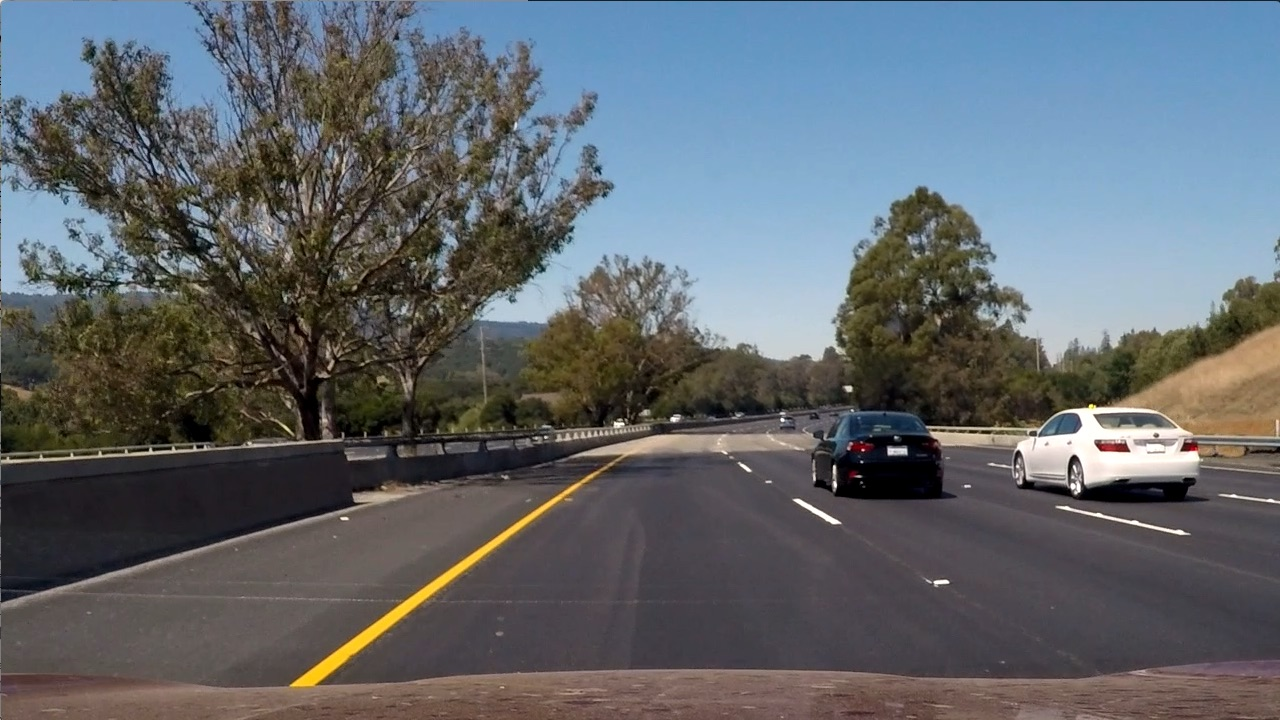
#> input picture advanced_lane_finding/test_images/test6.jpg, 1280 x 720 px
$ python image_warping.py
#> lines starting #> are read from the running program, lines starting #| are printed output that depends on the picture; after the words box and inside, x2 and y2 are one past the last pixel; in counts of white or black regions, pixels touching at a corner belong together
### advanced_lane_finding/color_spaces.py
import numpy as np
import cv2
import matplotlib.pyplot as plt


def hls_s_thresh(img, thresh=(0, 255)):
    # Convert to HLS color space
    hls = cv2.cvtColor(img, cv2.COLOR_RGB2HLS)

    # Create an object encapsulating the CLAHE parameters
    clahe = cv2.createCLAHE(clipLimit=2.0, tileGridSize=(50, 50))
    hls[:, :, 2] = clahe.apply(hls[:, :, 2])

    # Create binary output mask
    binary_output = np.zeros_like(img[:, :, 0])
    binary_output[(hls[:, :, 2] >= thresh[0]) & (hls[:, :, 2] <= thresh[1])] = 1

    return binary_output


# [37 lines left out: functions rgb_r_thresh, hsv_h_thresh, hsv_v_thresh, not called in this run]


# [30 lines that do not run on import are left out]

### advanced_lane_finding/image_warping.py
import numpy as np
import cv2
import matplotlib.pyplot as plt
from color_spaces import hls_s_thresh


def warp_image(bin_image):
    # Width
    w = bin_image.shape[1]
    # Height
    h = bin_image.shape[0]

    src = np.float32([[(w / 2) - 60, h / 2 + 100],
                      [((w / 6) - 10), h],
                      [(w * 5 / 6) + 10, h],
                      [(w / 2 + 60), h / 2 + 100]])

    dst = np.float32([[(w / 4), 0],
                      [(w / 4), h],
                      [(w * 3 / 4), h],
                      [(w * 3 / 4), 0]])

    M = cv2.getPerspectiveTransform(src, dst)
    Minv = cv2.getPerspectiveTransform(dst, src)

    warped_image = cv2.warpPerspective(bin_image, M, bin_image.shape[::-1])

    return warped_image, M, Minv

if __name__ == "__main__":
    img = cv2.imread("./test_images/test6.jpg", cv2.IMREAD_UNCHANGED)
#> img is the input picture: shape (720, 1280, 3); mean B, G, R 107.9, 102.6, 97
    bin_img = hls_s_thresh(img, (120, 255))
#> in hls_s_thresh, `hls = cv2.cvtColor(img, cv2.COLOR_RGB2HLS)`: hls: shape (720, 1280, 3); mean of channels 0, 1, 2 82.4, 102.2, 57.5
#> in hls_s_thresh, `hls[:, :, 2] = clahe.apply(hls[:, :, 2])`: hls: shape (720, 1280, 3); mean of channels 0, 1, 2 82.4, 102.2, 79.5
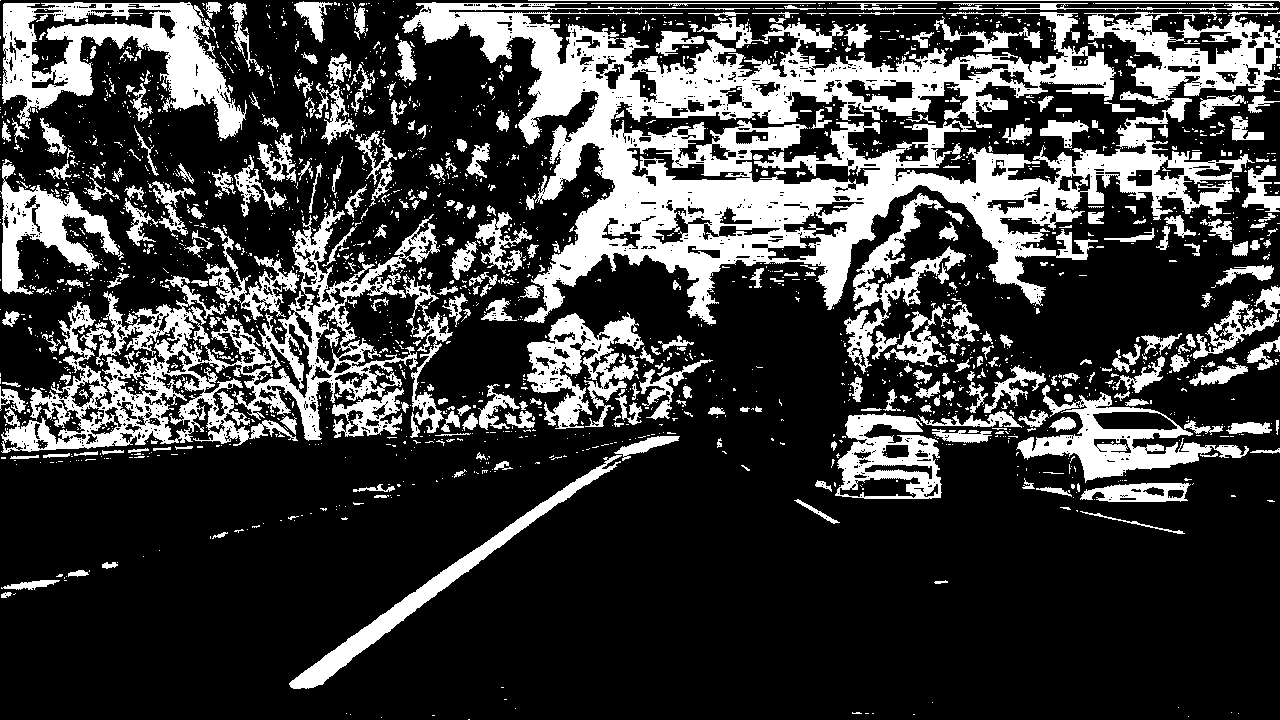
#> bin_img: shape (720, 1280); values 0 (black) and 1 (white), 24.8% white; 2380 white regions (2019 under 20 px), largest, box (x1, y1, x2, y2) and area: (402, 2, 1255, 325) 84325, (1, 209, 440, 453) 27692, (2, 2, 247, 139) 13394
    warped, M, Minv = warp_image(bin_img)
#> in warp_image, `warped_image = cv2.warpPerspective(bin_image, M, bin_image.shape[::-1])`:
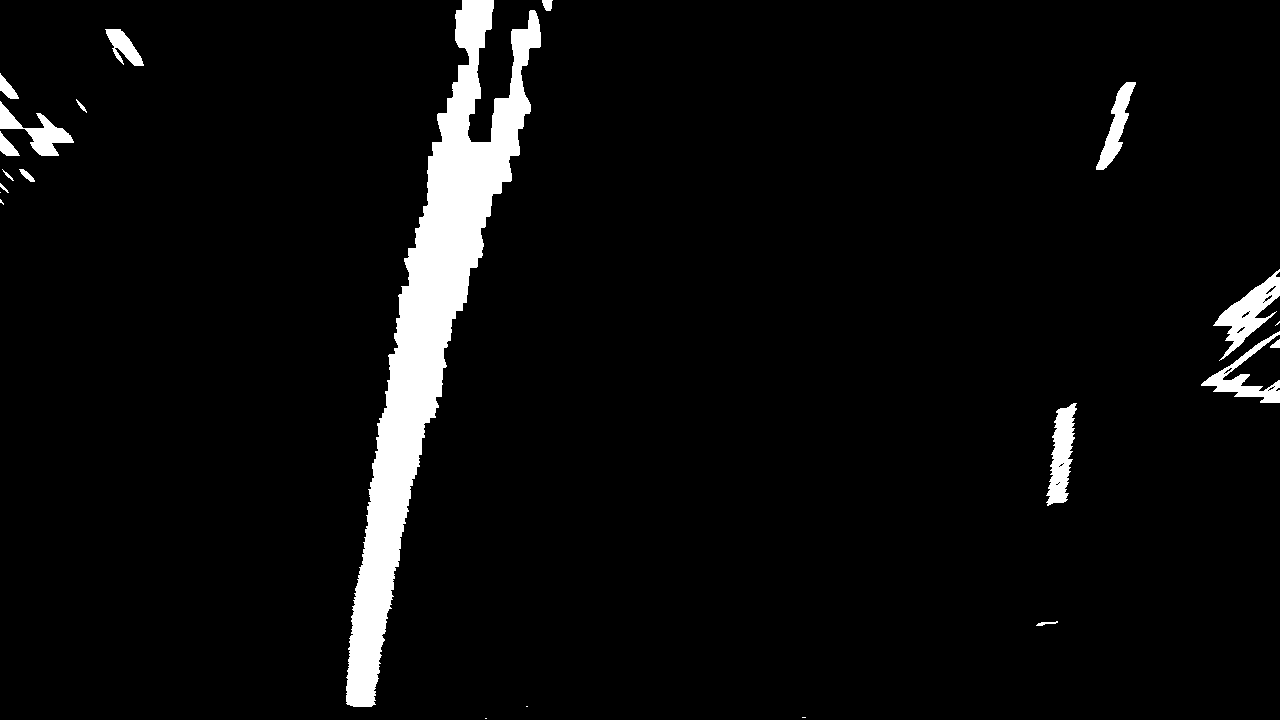
#> warped_image: shape (720, 1280); values 0 (black) and 1 (white), 4.9% white; 22 white regions (6 under 20 px), largest, box (x1, y1, x2, y2) and area: (346, 0, 541, 707) 35404, (1213, 269, 1280, 361) 2066, (1046, 403, 1077, 506) 1778
#> M = [[-0.528, -1.53, 977.7], [-2.11e-16, -1.99, 917.3], [3.22e-19, -0.00239, 1]]; Minv = [[0.188, -0.767, 520], [4.74e-16, -0.501, 460], [4.72e-19, -0.0012, 1]]

    fig, (ax1, ax2) = plt.subplots(1, 2)
    ax1.imshow(bin_img, cmap="gray")
    ax1.set_title("Binary image")

    ax2.imshow(warped, cmap="gray")
    ax2.set_title("Warped image")
    plt.show()
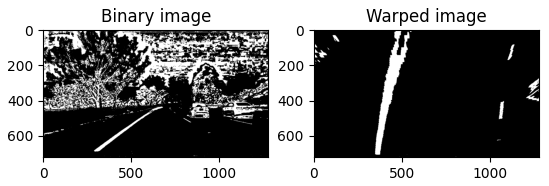
#> figure drawn by matplotlib, 2 panels

$ run again, with advanced_lane_finding/test_images/test1.jpg copied over advanced_lane_finding/test_images/test6.jpg
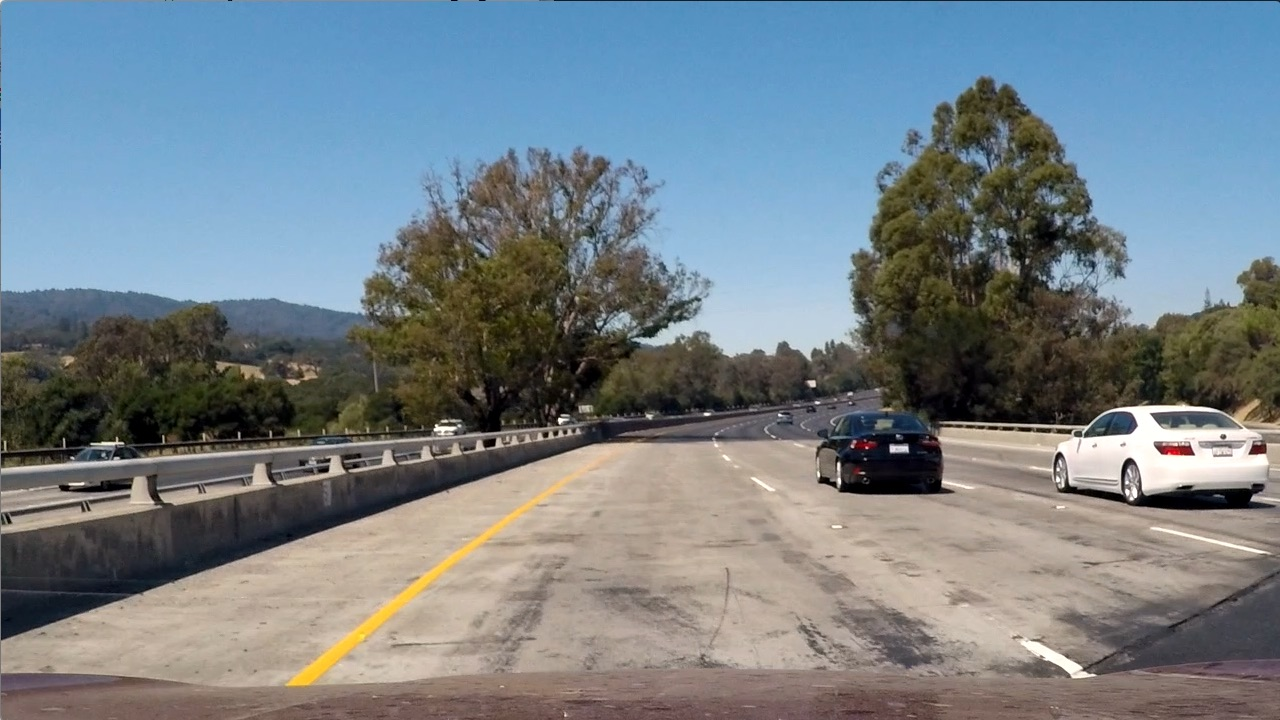
#> input picture advanced_lane_finding/test_images/test1.jpg, 1280 x 720 px
#> img is the input picture: shape (720, 1280, 3); mean B, G, R 135.5, 128.7, 117.5
#> `bin_img = hls_s_thresh(img, (120, 255))`:
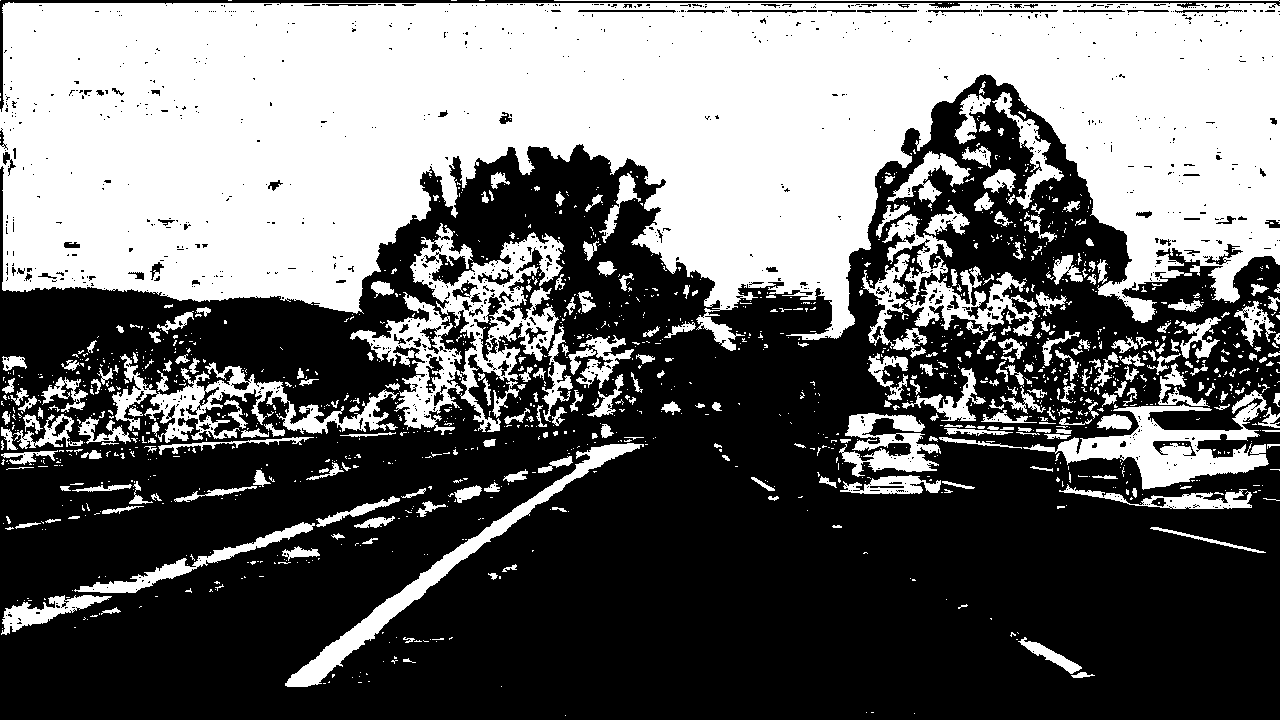
#> bin_img: shape (720, 1280); values 0 (black) and 1 (white), 42.1% white; 1486 white regions (1186 under 20 px), largest, box (x1, y1, x2, y2) and area: (0, 2, 1280, 351) 291923, (350, 223, 564, 435) 14775, (1023, 390, 1269, 490) 8012
#> warped_image: shape (720, 1280); values 0 (black) and 1 (white), 9% white; 146 white regions (104 under 20 px), largest, box (x1, y1, x2, y2) and area: (321, 0, 467, 706) 43632, (177, 0, 302, 194) 14294, (114, 142, 220, 286) 6273
#> `warped, M, Minv = warp_image(bin_img)`: M = [[-0.528, -1.53, 977.7], [-2.11e-16, -1.99, 917.3], [3.22e-19, -0.00239, 1]]; Minv = [[0.188, -0.767, 520], [4.74e-16, -0.501, 460], [4.72e-19, -0.0012, 1]]
#> `plt.show()`:
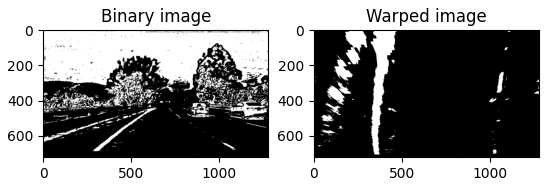
#> figure drawn by matplotlib, 2 panels

$ run again, with advanced_lane_finding/test_images/test2.jpg copied over advanced_lane_finding/test_images/test6.jpg
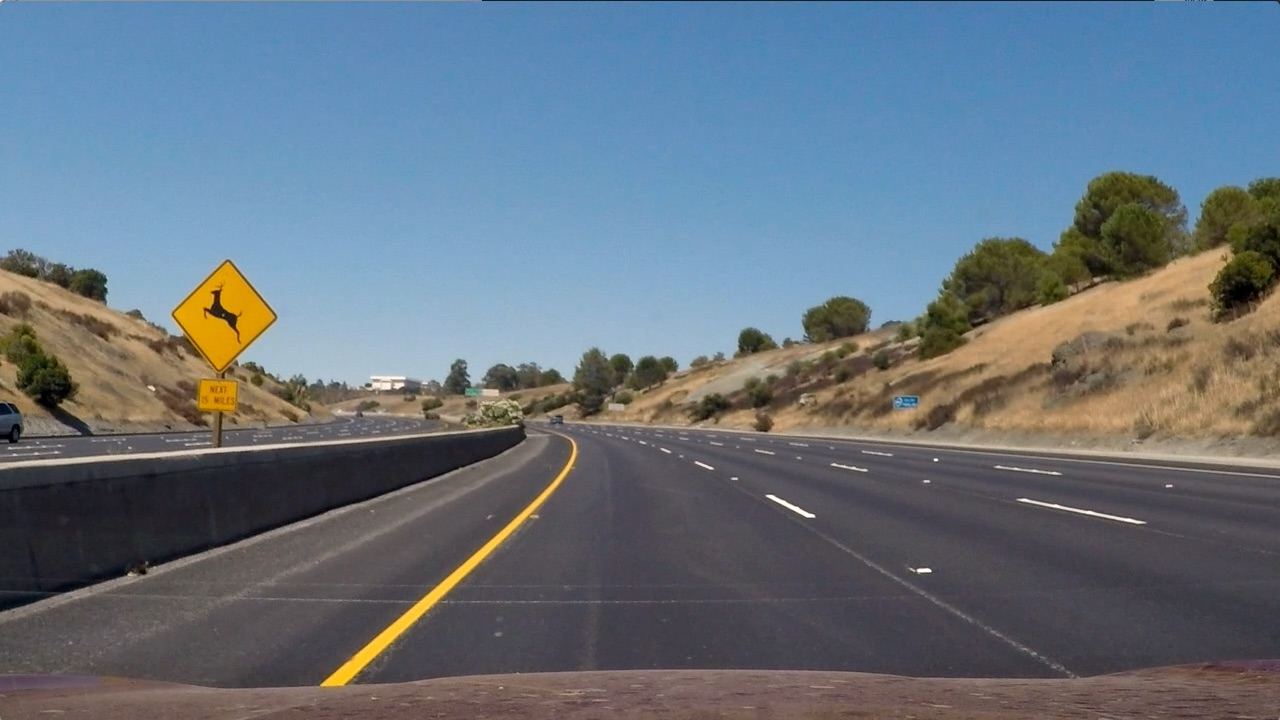
#> input picture advanced_lane_finding/test_images/test2.jpg, 1280 x 720 px
#> img is the input picture: shape (720, 1280, 3); mean B, G, R 125.5, 114.6, 102.8
#> `bin_img = hls_s_thresh(img, (120, 255))`:
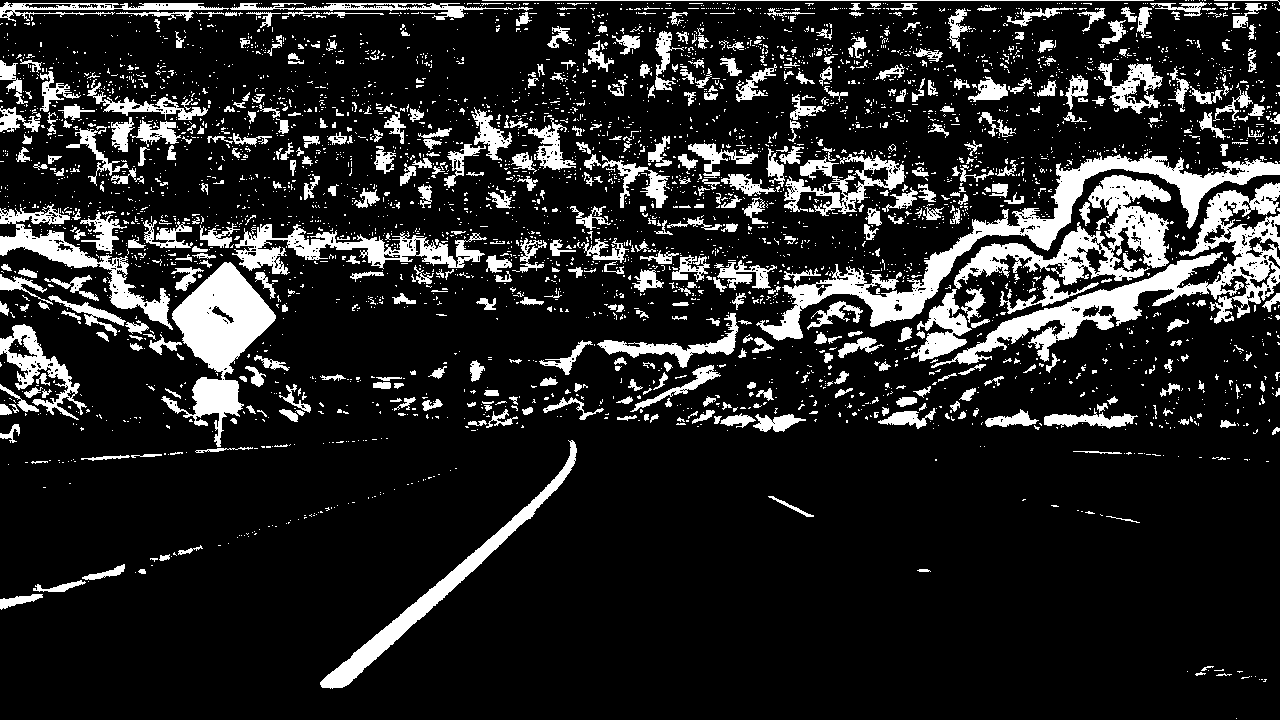
#> bin_img: shape (720, 1280); values 0 (black) and 1 (white), 14.9% white; 4034 white regions (3501 under 20 px), largest, box (x1, y1, x2, y2) and area: (756, 152, 1280, 341) 11837, (931, 182, 1280, 368) 11790, (161, 262, 276, 447) 8452
#> warped_image: shape (720, 1280); values 0 (black) and 1 (white), 3.1% white; 16 white regions (13 under 20 px), largest, box (x1, y1, x2, y2) and area: (248, 0, 399, 707) 26379, (1002, 386, 1039, 482) 1687, (1043, 605, 1063, 609) 66
#> `warped, M, Minv = warp_image(bin_img)`: M = [[-0.528, -1.53, 977.7], [-2.11e-16, -1.99, 917.3], [3.22e-19, -0.00239, 1]]; Minv = [[0.188, -0.767, 520], [4.74e-16, -0.501, 460], [4.72e-19, -0.0012, 1]]
#> `plt.show()`:
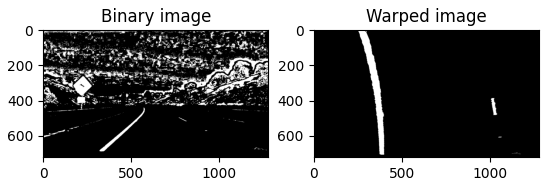
#> figure drawn by matplotlib, 2 panels

$ run again, with advanced_lane_finding/test_images/test3.jpg copied over advanced_lane_finding/test_images/test6.jpg
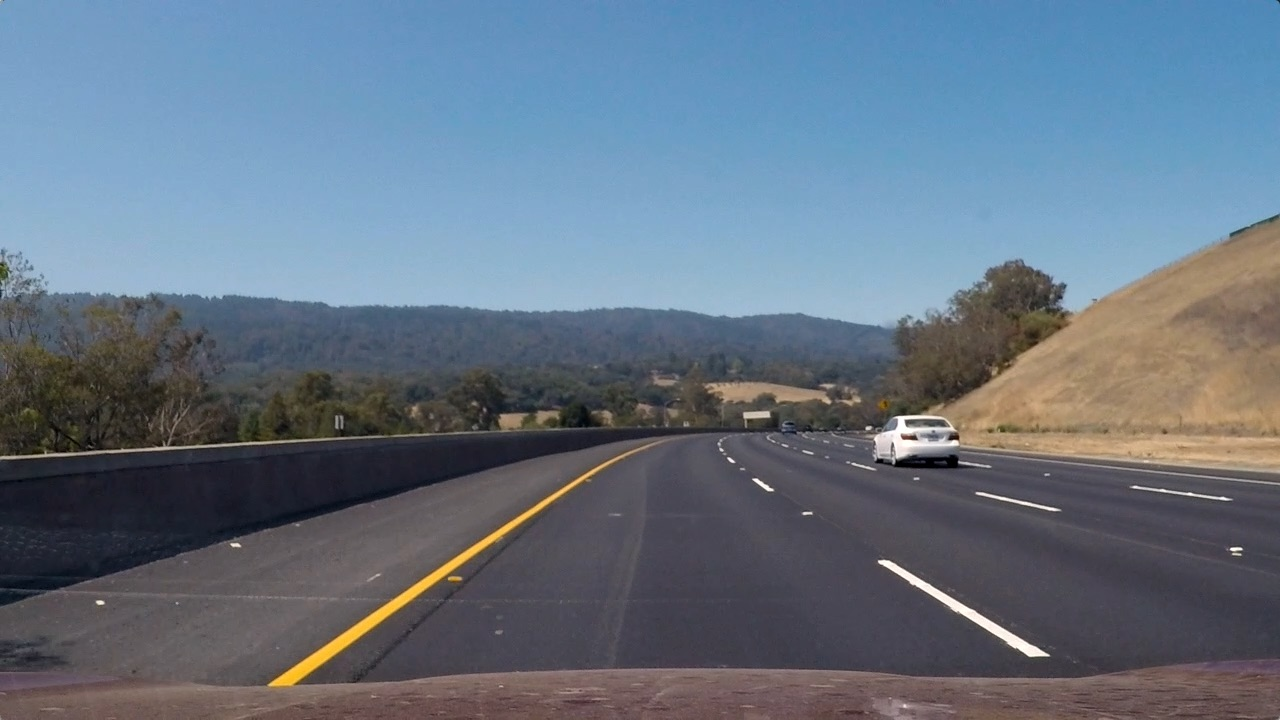
#> input picture advanced_lane_finding/test_images/test3.jpg, 1280 x 720 px
#> img is the input picture: shape (720, 1280, 3); mean B, G, R 130.7, 115.3, 101.1
#> `bin_img = hls_s_thresh(img, (120, 255))`:
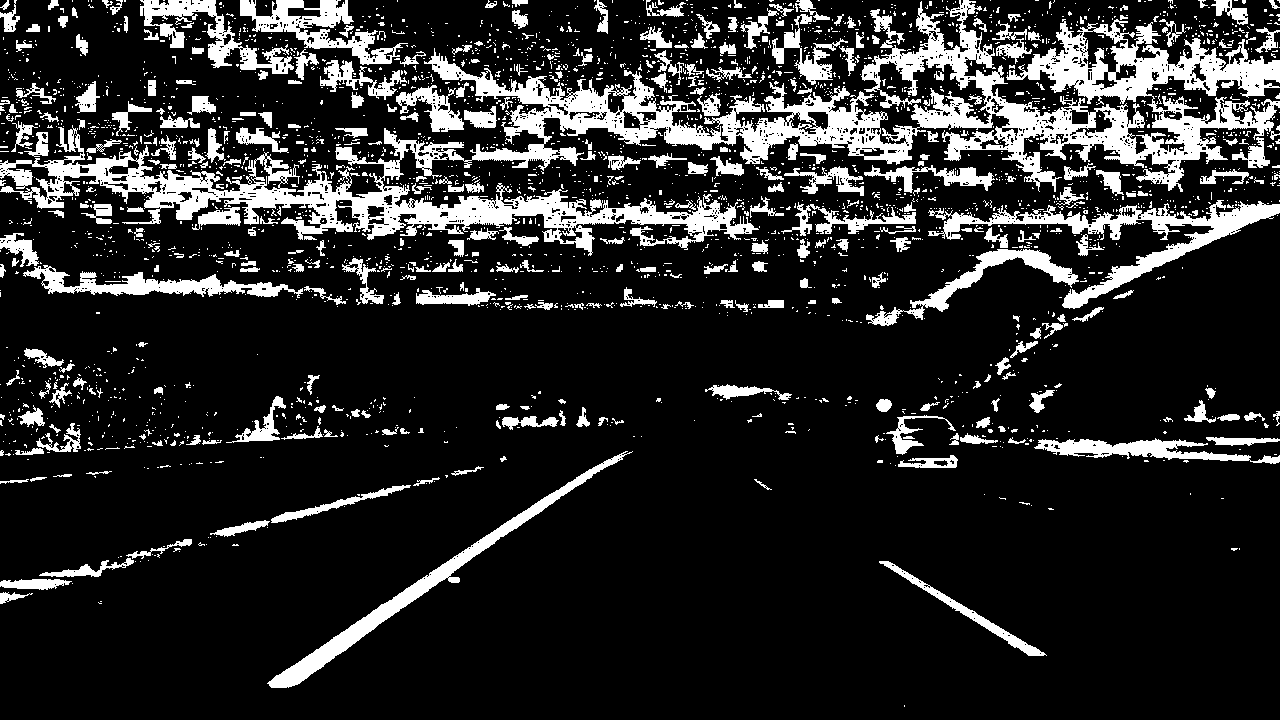
#> bin_img: shape (720, 1280); values 0 (black) and 1 (white), 16.2% white; 2833 white regions (2474 under 20 px), largest, box (x1, y1, x2, y2) and area: (0, 0, 1280, 256) 64635, (928, 200, 1280, 309) 6998, (267, 451, 633, 688) 5297
#> warped_image: shape (720, 1280); values 0 (black) and 1 (white), 3.9% white; 4 white regions (1 under 20 px), largest, box (x1, y1, x2, y2) and area: (327, 0, 531, 707) 33629, (1002, 592, 1027, 689) 1639, (1036, 258, 1068, 348) 1057
#> `warped, M, Minv = warp_image(bin_img)`: M = [[-0.528, -1.53, 977.7], [-2.11e-16, -1.99, 917.3], [3.22e-19, -0.00239, 1]]; Minv = [[0.188, -0.767, 520], [4.74e-16, -0.501, 460], [4.72e-19, -0.0012, 1]]
#> `plt.show()`:
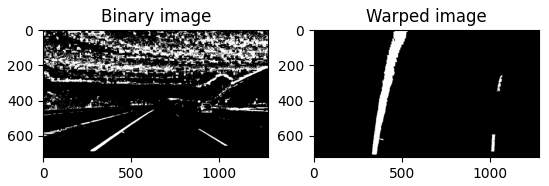
#> figure drawn by matplotlib, 2 panels
